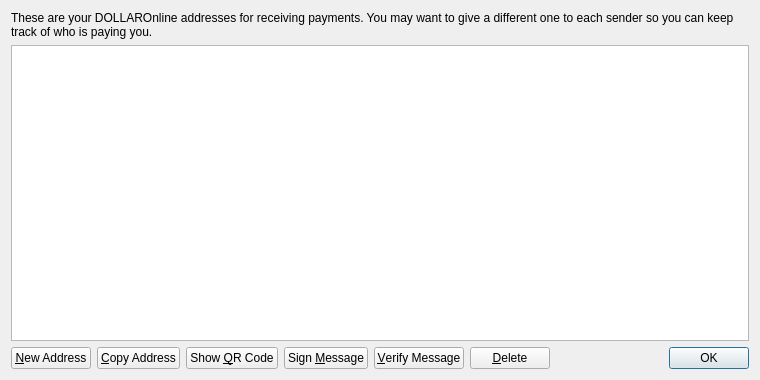
<?xml version="1.0" encoding="UTF-8"?>
<ui version="4.0">
 <class>AddressBookPage</class>
 <widget class="QWidget" name="AddressBookPage">
  <property name="geometry">
   <rect>
    <x>0</x>
    <y>0</y>
    <width>760</width>
    <height>380</height>
   </rect>
  </property>
  <property name="windowTitle">
   <string>Address Book</string>
  </property>
  <layout class="QVBoxLayout" name="verticalLayout">
   <item>
    <widget class="QLabel" name="labelExplanation">
     <property name="text">
      <string>These are your DOLLAROnline addresses for receiving payments. You may want to give a different one to each sender so you can keep track of who is paying you.</string>
     </property>
     <property name="textFormat">
      <enum>Qt::PlainText</enum>
     </property>
     <property name="wordWrap">
      <bool>true</bool>
     </property>
    </widget>
   </item>
   <item>
    <widget class="QTableView" name="tableView">
     <property name="contextMenuPolicy">
      <enum>Qt::CustomContextMenu</enum>
     </property>
     <property name="toolTip">
      <string>Double-click to edit address or label</string>
     </property>
     <property name="tabKeyNavigation">
      <bool>false</bool>
     </property>
     <property name="alternatingRowColors">
      <bool>true</bool>
     </property>
     <property name="selectionMode">
      <enum>QAbstractItemView::SingleSelection</enum>
     </property>
     <property name="selectionBehavior">
      <enum>QAbstractItemView::SelectRows</enum>
     </property>
     <property name="sortingEnabled">
      <bool>true</bool>
     </property>
     <attribute name="verticalHeaderVisible">
      <bool>false</bool>
     </attribute>
    </widget>
   </item>
   <item>
    <layout class="QHBoxLayout" name="horizontalLayout">
     <item>
      <widget class="QPushButton" name="newAddressButton">
       <property name="toolTip">
        <string>Create a new address</string>
       </property>
       <property name="text">
        <string>&amp;New Address</string>
       </property>
       <property name="icon">
        <iconset resource="../bitcoin.qrc">
         <normaloff>:/icons/add</normaloff>:/icons/add</iconset>
       </property>
      </widget>
     </item>
     <item>
      <widget class="QPushButton" name="copyToClipboard">
       <property name="toolTip">
        <string>Copy the currently selected address to the system clipboard</string>
       </property>
       <property name="text">
        <string>&amp;Copy Address</string>
       </property>
       <property name="icon">
        <iconset resource="../bitcoin.qrc">
         <normaloff>:/icons/editcopy</normaloff>:/icons/editcopy</iconset>
       </property>
      </widget>
     </item>
     <item>
      <widget class="QPushButton" name="showQRCode">
       <property name="text">
        <string>Show &amp;QR Code</string>
       </property>
       <property name="icon">
        <iconset resource="../bitcoin.qrc">
         <normaloff>:/icons/qrcode</normaloff>:/icons/qrcode</iconset>
       </property>
      </widget>
     </item>
     <item>
      <widget class="QPushButton" name="signMessage">
       <property name="toolTip">
        <string>Sign a message to prove you own a DOLLAROnline address</string>
       </property>
       <property name="text">
        <string>Sign &amp;Message</string>
       </property>
       <property name="icon">
        <iconset resource="../bitcoin.qrc">
         <normaloff>:/icons/edit</normaloff>:/icons/edit</iconset>
       </property>
      </widget>
     </item>
     <item>
      <widget class="QPushButton" name="verifyMessage">
       <property name="toolTip">
        <string>Verify a message to ensure it was signed with a specified DOLLAROnline address</string>
       </property>
       <property name="text">
        <string>&amp;Verify Message</string>
       </property>
       <property name="icon">
        <iconset resource="../bitcoin.qrc">
         <normaloff>:/icons/transaction_0</normaloff>:/icons/transaction_0</iconset>
       </property>
      </widget>
     </item>
     <item>
      <widget class="QPushButton" name="deleteButton">
       <property name="toolTip">
        <string>Delete the currently selected address from the list</string>
       </property>
       <property name="text">
        <string>&amp;Delete</string>
       </property>
       <property name="icon">
        <iconset resource="../bitcoin.qrc">
         <normaloff>:/icons/remove</normaloff>:/icons/remove</iconset>
       </property>
      </widget>
     </item>
     <item>
      <spacer name="horizontalSpacer">
       <property name="orientation">
        <enum>Qt::Horizontal</enum>
       </property>
       <property name="sizeHint" stdset="0">
        <size>
         <width>40</width>
         <height>20</height>
        </size>
       </property>
      </spacer>
     </item>
     <item>
      <widget class="QDialogButtonBox" name="buttonBox">
       <property name="sizePolicy">
        <sizepolicy hsizetype="Maximum" vsizetype="Fixed">
         <horstretch>0</horstretch>
         <verstretch>0</verstretch>
        </sizepolicy>
       </property>
       <property name="standardButtons">
        <set>QDialogButtonBox::Ok</set>
       </property>
      </widget>
     </item>
    </layout>
   </item>
  </layout>
 </widget>
 <resources>
  <include location="../bitcoin.qrc"/>
 </resources>
 <connections/>
</ui>
